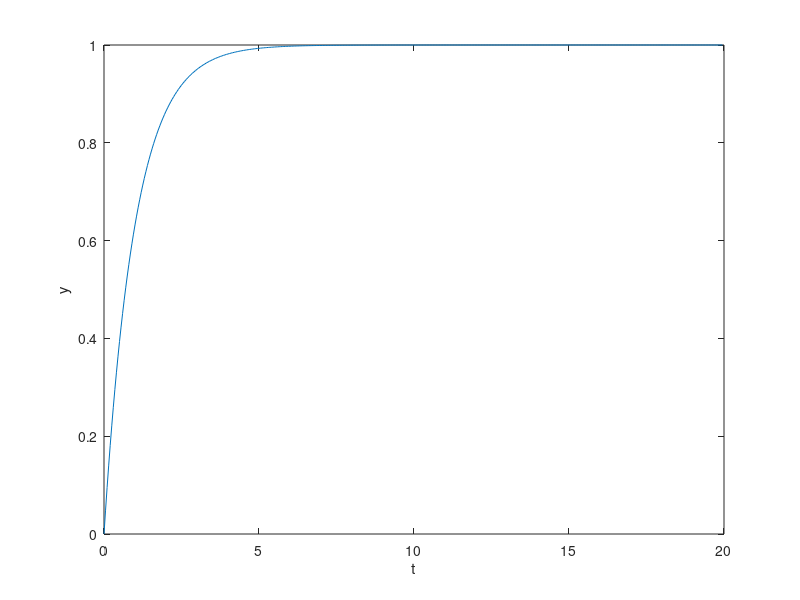

Recreate this plot in MATLAB.
%% PENCE MATARIA 
%  AE322 (170382)  

clear all;

%% INPUTS
prompt = {'Enter Time Constant:','Enter step size:'};
dlgtitle = 'Input';
dims = [1 35];
definput = {'1','0.05'};
answer = inputdlg(prompt,dlgtitle,dims,definput);
T = str2double(answer(1));
h= str2double(answer(2));

%% 
t(1)=0;                %initializing time
tfinal = 20;
N=ceil(tfinal/h);      %Time Interval
y(1) = 0;
F_y = @(t,y,y_dot) -(y/T)+1;     % Dynamical Diff. Function for First order system

%% RK4 LOOP
for i=1:(N-1)
    t(i+1) = t(i) + h;
    k_1_y = F_y(t(i),y(i));
    k_2_y = F_y(t(i)+0.5*h,y(i)+0.5*h*k_1_y);
    k_3_y = F_y(t(i)+0.5*h,y(i)+0.5*h*k_2_y);
    k_4_y = F_y(t(i)+h,y(i)+h*k_3_y);
    
    y(i+1) = y(i) + (1/6)*(k_1_y + 2*k_2_y + 2*k_3_y + k_4_y)*h; 
end

%% PLOTTING
plot(t,y,'-');
xlabel('t');
ylabel('y');